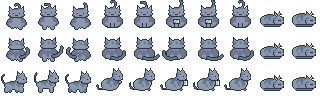
#> input picture webview-ui/src/characters/cats/heavy/blue.blink.png, 320 x 96 px, given in place of pet.png, which was not available
$ python make_cat_poses.py out.png
#> lines starting #> are read from the running program, lines starting #| are printed output that depends on the picture
### scripts/cat-art/make_pet_cat_sheets.py
"""Cat Mode sheets built from the office pet cat's own pixel art (gitcat).

The pet sheet (webview-ui/public/assets/pets/gitcat/pet.png, 96x96) has a
front and a back walk (3 frames, 16x32), a front and a back sitting idle with
a swishing tail (3 frames), and a side walk (3 frames, 32x32). Each coat here
is that cat recoloured (its five colours: outline, fur, dark fur, light
ear/cheek, nose) with its eyes given a colour, laid out as a Cat Mode sheet:
3 direction rows (down, up, right) x 10 frames (walk1-3, type1-2, read1-2,
seated, sleep1-2), every frame 32x32.

  walk      the pet's walk
  type      the pet's sitting idle, tail swishing (frames 0, 1)
  read      the sitting idle with a sheet of paper at its paws
  seated    the sitting idle, frame 0
  sleep     curled up side-on, eyes shut, breathing (drawn here, SLEEP_HEAD);
            the same in every direction row
  side, not walking: the pet has no side sitting pose, so a side walk frame
            stands in

    python make_pet_cat_sheets.py [--preview out.png] [--only a,b] [--scale N]

Writes webview-ui/src/characters/cats/<coat>.png and <coat>.blink.png in
this repo (the sheets the Cat theme uses). Needs Pillow.
"""
import os
import sys

from PIL import Image

FORK = os.path.normpath(os.path.join(os.path.dirname(os.path.abspath(__file__)), "..", ".."))
PET = os.path.join(FORK, "webview-ui", "public", "assets", "pets", "gitcat", "pet.png")
OUT = os.path.join(FORK, "webview-ui", "src", "characters", "cats")
CELL, FRAMES = 32, 10   # walk1-3, type1-2, read1-2, seated, sleep1-2
SIT_LIFT = 3          # sitting frames ride this much higher, so the cat sits on the chair seat

# The pet's colours by role.
OUTLINE, FUR, DARK, LIGHT, NOSE = (18, 14, 20), (62, 54, 54), (34, 30, 30), (194, 177, 169), (202, 113, 159)


def rgba(s):
    s = s.lstrip("#")
    return tuple(int(s[i:i + 2], 16) for i in (0, 2, 4)) + (255,)


# outline, fur, dark fur, light (inner ear), nose, eye
COATS = {
    "ginger":  ["#5a2c12", "#e8954a", "#c06a2a", "#ffd2b0", "#f08aa0", "#7fd04a"],
    "tuxedo":  ["#121216", "#3e3640", "#221e24", "#e6dcd6", "#ca719f", "#a2e35c"],
    "grey":    ["#34363f", "#a3a8b4", "#7d8290", "#f2c6cc", "#e88aa0", "#f2c434"],
    "calico":  ["#4a3a2c", "#f4ece0", "#e0925a", "#f6c2c8", "#e88aa0", "#e8a830"],
    "blue":    ["#2c3444", "#8a98b0", "#6a7890", "#e8c0c8", "#e08aa0", "#f0b030"],
    "siamese": ["#3e2e22", "#eadcc0", "#6a5040", "#f2c8c8", "#d07a8a", "#4aa8f0"],
    "tabby":   ["#36281a", "#a8895e", "#6e5434", "#f0c8b8", "#e08a98", "#9ad04a"],
    "snow":    ["#6a625c", "#fbf9f6", "#ddd7d0", "#f8c4cc", "#f08aa0", "#58b6f0"],
}
PAPER, INK = rgba("#fbfaf6"), rgba("#9aa3b5")


# The pet has no side sitting pose; this one is drawn in its own colours and
# style (a outline, b fur, c dark fur, d light, e nose), the head copied pixel
# for pixel from its side walk: chest up under the head, haunch round, front
# leg straight, tail lying along the floor.
SIDE_SIT = [
    "......................aa........",   # 12
    ".....................aba........",
    "...................aabda........",
    "..................accbda........",
    ".................accbbcca.......",
    ".................abbbbabca......",
    "................abbbbbabba......",
    "...............abbbbbbbbbe......",
    "..............abbbcbbbbbba......",   # 20
    "..............abbbbccbbba.......",
    ".............abbbbbbcaaa........",
    "............abbcbbbbbba.........",
    "...........abbbbcbbbbba.........",
    "......aa..abbbbbbcbbabba........",   # 25: back curving into the haunch; tail tip
    ".....acca.abcbbbbacbabba........",   # the thigh's line, front leg beside; tail curling up
    ".....acaaaabbbbbacbbabba........",
    ".....accccbbbbbaabbaabba........",   # a short tail by the rump (a long one stuck out past the seat)
    "......aaaaaaaaaaaaaaaaaa........",   # 29
]
SIDE_SIT_TOP = 12
SIDE_SIT_PAW = {   # the front paw lifted a little and tucked by the chest (typing)
    24: "...........abbbbcbbbbbba........",
    25: "......aa..abbbbbbcbbbbba........",
    26: ".....acca.abcbbbbacbbaa.........",
    27: ".....acaaaabbbbbacbba...........",
    28: ".....accccbbbbbaabba............",
    29: "......aaaaaaaaaaaaaa............",
}
# The tail's second position (cols 0-10 of rows 25-29): flicked out along the
# floor, its tip curling up further back. Frames alternate it with the curled
# tail above, so a side-seated cat's tail swishes like the front/back sit's.
SIDE_SIT_TAIL_OUT = {
    25: "..........a",
    26: "...aa.....a",
    27: "..accaaaaaa",
    28: "..acccccccb",
    29: "...aaaaaaaa",
}
PET_SYMBOLS = {"a": OUTLINE, "b": FUR, "c": DARK, "d": LIGHT, "e": NOSE}


# [15 lines left out: function side_sit, not called in this run]


# Asleep, curled up side-on (frames 8-9): the side sitting head with its eye shut
# (a lid line), laid low on the front paws, a round loaf of a body behind it and
# the tail wrapped along the front. Columns of the head, rows from its ear tip.
SLEEP_HEAD = {
    0: (22, "aa"),
    1: (21, "aba"),
    2: (19, "aabda"),
    3: (18, "accbda"),
    4: (17, "accbbcca"),
    5: (17, "abbbaabca"),     # the eye shut: a lid line
    6: (16, "abbbbbbbba"),
    7: (15, "abbbbbbbbbe"),   # the nose
    8: (16, "aabbbbbba"),     # chin on the paws
}
SLEEP_BOTTOM = 29             # the floor row, like the side sitting cat


# [74 lines left out: functions sleep_pose, recolour_plain, load_pet, not called in this run]


def eye_pixels(frame, side):
    """Where the pet's eyes are: front, outline-coloured pixels inside the face (fur on
    both sides) in the three rows above the nose, a 1x2 dot each; side, an
    outline-coloured pixel inside the head."""
    w, h = frame.size
    px = lambda x, y: frame.getpixel((x, y))[:3] if frame.getpixel((x, y))[3] else None
    if not side:
        nose = [y for y in range(h) for x in range(w) if px(x, y) == NOSE]
        if not nose:
            return []
        inside = (FUR, DARK)
        return [(x, y) for y in range(nose[0] - 3, nose[0]) for x in range(1, w - 1)
                if px(x, y) == OUTLINE and px(x - 1, y) in inside and px(x + 1, y) in inside]
    for y in range(h):
        for x in range(17, w - 1):
            if px(x, y) == OUTLINE and px(x - 1, y) == FUR and px(x + 1, y) in (FUR, DARK):
                return [(x, y)]
    return []


def recolour(frame, coat, side, blink):
    line, fur, dark, light, nose, eye = (rgba(c) for c in coat)
    roles = {OUTLINE: line, FUR: fur, DARK: dark, LIGHT: light, NOSE: nose}
    out = Image.new("RGBA", frame.size, (0, 0, 0, 0))
    for y in range(frame.height):
        for x in range(frame.width):
            p = frame.getpixel((x, y))
            if p[3]:
                out.putpixel((x, y), roles.get(p[:3], p))
    spots = eye_pixels(frame, side)
    top = min((y for _, y in spots), default=0)
    for x, y in spots:
        # front eyes are 1x2: the iris on top, the pupil (outline) below; shut = fur with a lid line
        if blink:
            out.putpixel((x, y), fur if (not side and y == top) else line)
        elif side or y == top:
            out.putpixel((x, y), eye)
    return out


# [82 lines left out: functions place, with_paper, with_side_paper, build, main, not called in this run]


# [2 lines that do not run on import are left out]

### scripts/cat-art/make_cat_poses.py
"""Cat idle poses for the Cat theme, cut from the pet cat's own side walk.

Earlier drafts drew bodies from ellipses and boxes: twice the walking cat's
size, flat fur, a head too small for them. Here every pose is built from the
pet's side walk frame (webview-ui/public/assets/pets/gitcat/pet.png, row 2):
its head, back stripes, tail and legs are moved as pixel blocks, the gaps
between them filled with fur, and the outline re-traced -- so size, shading
and line match the walking cat exactly.

  sit      side sitting (replaces the old ramp-shaped one)
  groom    2 frames: sitting, a front paw up at the mouth / licking it
  stretch  2 frames: rump up, front half low, forelegs flat out; then a yawn
  bat      2 frames: crouched, a paw raised at a toy / swiped down

    python make_cat_poses.py <preview.png>

Writes the frames in the pet's colours to poses/ beside the preview, and the preview
(walk frame, then the poses, in every coat, x6). Nothing is installed.
"""
import os
import sys

from PIL import Image

HERE = os.path.dirname(os.path.abspath(__file__))
sys.path.insert(0, HERE)
from make_pet_cat_sheets import COATS, DARK, FUR, LIGHT, NOSE, OUTLINE, PET, recolour  # noqa: E402

# letters as the pet's colours are used below: a outline, b dark fur, c fur, d light, e nose
COL = {"a": OUTLINE, "b": DARK, "c": FUR, "d": LIGHT, "e": NOSE}
BY_COLOUR = {v: k for k, v in COL.items()}


def walk_frame(i=0):
#> called with i = 0
    im = Image.open(PET).convert("RGBA").crop((i * 32, 64, i * 32 + 32, 96))
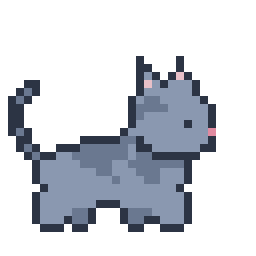
#> im: PIL image 32x32 RGBA (shown 8 times larger); mean R, G, B, A 33, 36.7, 43.5, 80.9; transparent parts drawn white
    g = [["."] * 32 for _ in range(32)]
    for y in range(32):
        for x in range(32):
            p = im.getpixel((x, y))
            if p[3]:
                g[y][x] = BY_COLOUR.get(p[:3], "c")
#> after the loop, g = 32 items
    return g


class Pose:
    def __init__(self):
        self.g = [["."] * 32 for _ in range(32)]
        self.soft = set()  # pixels whose inner outline may be smoothed into fur

    def copy(self, src, x0, y0, x1, y1, dx=0, dy=0, skip=()):
        """Copy src's block [x0..x1] x [y0..y1] shifted by (dx, dy); `skip` letters stay behind."""
        for y in range(y0, y1 + 1):
            for x in range(x0, x1 + 1):
                ch = src[y][x]
                if ch != "." and ch not in skip:
                    tx, ty = x + dx, y + dy
                    if 0 <= tx < 32 and 0 <= ty < 32:
                        self.g[ty][tx] = ch

    def fill(self, pts, ch="c"):
        for x, y in pts:
            if 0 <= x < 32 and 0 <= y < 32:
                self.g[y][x] = ch
                self.soft.add((x, y))

    def poly(self, poly, ch="c"):
        """Fill a polygon (scanline, pixel centres)."""
        ys = [p[1] for p in poly]
        pts = []
        for y in range(min(ys), max(ys) + 1):
            xs = []
            n = len(poly)
            for i in range(n):
                (x1, y1), (x2, y2) = poly[i], poly[(i + 1) % n]
                if (y1 <= y < y2) or (y2 <= y < y1):
                    xs.append(x1 + (y - y1) * (x2 - x1) / (y2 - y1))
            xs.sort()
            for a, b in zip(xs[::2], xs[1::2]):
                pts += [(x, y) for x in range(round(a), round(b) + 1)]
        self.fill(pts, ch)

    def limb(self, pts, toe=True):
        """A 2-px leg along a list of points: fur with an outline, the last point a light toe bean."""
        for x, y in pts:
            self.fill([(x, y), (x, y + 1)], "c")
        if toe:
            x, y = pts[-1]
            self.g[y][x] = "d"

    def heal(self):
        filled = lambda x, y: 0 <= x < 32 and 0 <= y < 32 and self.g[y][x] != "."
        out = [row[:] for row in self.g]
        for y in range(32):
            for x in range(32):
                if not filled(x, y):
                    continue
                edge = not all(filled(x + dx, y + dy) for dx, dy in ((1, 0), (-1, 0), (0, 1), (0, -1)))
                if edge and self.g[y][x] in "bc":  # the nose, ear and toe beans keep their colour
                    out[y][x] = "a"
                elif (x, y) in self.soft and self.g[y][x] == "a":
                    out[y][x] = "c"
        # an outline pixel left inside a soft (filled) area is a seam between parts: fur it
        for y in range(1, 31):
            for x in range(1, 31):
                if out[y][x] == "a" and all(filled(x + dx, y + dy) for dx, dy in ((1, 0), (-1, 0), (0, 1), (0, -1))):
                    near_soft = any((x + dx, y + dy) in self.soft for dx, dy in ((1, 0), (-1, 0), (0, 1), (0, -1)))
                    if near_soft and (x, y) not in self.keep:
                        out[y][x] = "c"
        self.g = out
        return self

    keep = frozenset()

    def image(self):
        img = Image.new("RGBA", (32, 32), (0, 0, 0, 0))
        for y in range(32):
            for x in range(32):
                ch = self.g[y][x]
                if ch in COL:
                    img.putpixel((x, y), COL[ch] + (255,))
        return img


W = walk_frame(0)
#> W = 32 items
# The walk frame's parts (inclusive boxes): head + neck, tail, torso, legs.
HEAD = (16, 12, 25, 22)
TAIL = (3, 12, 8, 18)
TORSO = (6, 17, 21, 24)
HIND = (5, 25, 11, 28)
FRONT = (16, 25, 21, 28)
EYE_AND_JAW = {(22, 17), (22, 18), (17, 20), (18, 20)}  # interior lines in the head to keep


def sit():
    """Sitting side-on: rump on the floor, chest up under a raised head, front legs straight down."""
    p = Pose()
    # haunch and chest, a slope from the rump up to the neck (filled first, the parts go on top)
    p.poly([(7, 28), (7, 23), (9, 20), (13, 19), (16, 17), (20, 17), (21, 22), (20, 28)])
    # the back's dark band and a stripe or two, like the walk's
    p.fill([(9, 21), (10, 20), (11, 20), (12, 20), (13, 20), (14, 19), (15, 18)], "b")
    p.fill([(10, 24), (11, 23), (13, 24), (12, 25)], "b")
    p.copy(W, *HEAD, dx=-1, dy=-4)                   # head raised
    p.copy(W, *FRONT, dx=0, dy=0)                    # front legs straight down under the chest
    p.copy(W, 6, 26, 10, 28, dx=0, dy=0)             # hind paw tucked at the rump
    # tail lying along the floor behind
    p.fill([(x, 27) for x in range(2, 8)], "c")
    p.fill([(x, 26) for x in range(2, 4)], "b")
    p.keep = frozenset((x - 1, y - 4) for x, y in EYE_AND_JAW)
    return p.heal()


def groom(frame):
    """Sitting, the near front paw lifted to the mouth (0), then licked: paw lower, tongue out (1)."""
    p = sit()
    g = p.g
    # take the near front leg off the floor: the far one stays
    for y in range(25, 29):
        for x in range(19, 22):
            g[y][x] = "."
    lift = 0 if frame == 0 else 1
    p.limb([(19, 23), (20, 22), (21, 21), (22, 20 + lift), (23, 19 + lift)])
    if frame == 1:
        g[18][24] = "e"  # tongue on the paw
    return p.heal()


def stretch(frame):
    """Play bow: rear half as in the walk, front half lowered, forelegs flat out along the floor."""
    p = Pose()
    p.copy(W, 3, 12, 13, 28, dx=0, dy=-1)                       # tail, rump, hind legs
    p.copy(W, 14, 12, 25, 24, dx=3, dy=5)                       # shoulders + head, low and forward
    p.poly([(12, 16), (17, 21), (20, 27), (12, 24)])            # the back sloping down between them
    p.limb([(x, 26) for x in range(18, 30)], toe=True)          # forelegs out on the floor
    for x in range(19, 29):
        p.g[27][x] = "b"                                        # the far foreleg, darker
    p.keep = frozenset((x + 3, y + 5) for x, y in EYE_AND_JAW)
    p.heal()
    if frame == 1:  # yawn: the mouth drops open, pink inside
        nx, ny = 25 + 3, 19 + 5
        for (x, y, ch) in ((nx - 1, ny + 1, "e"), (nx - 2, ny + 1, "e"), (nx, ny + 1, "a"), (nx - 1, ny + 2, "a")):
            p.g[y][x] = ch
    return p


def bat(frame):
    """Crouched: the walk lowered onto its belly, tail up; a paw raised (0) or swiped down (1)."""
    p = Pose()
    p.copy(W, 3, 12, 25, 24, dx=0, dy=3)                        # whole cat, legs folded under
    p.fill([(x, 28) for x in range(7, 21)], "c")                # belly on the floor
    if frame == 0:  # reaching up past the chin
        p.limb([(21, 25), (22, 24), (23, 23), (24, 22), (25, 21), (26, 20), (27, 19)])
    else:           # swiped down onto the floor in front
        p.limb([(21, 26), (22, 26), (23, 27), (24, 27), (25, 27), (26, 27), (27, 27), (28, 27)])
    p.keep = frozenset((x, y + 3) for x, y in EYE_AND_JAW)
    return p.heal()


def main():
    out = sys.argv[1]
    raw = os.path.join(os.path.dirname(os.path.abspath(out)), "poses")
    os.makedirs(raw, exist_ok=True)
    poses = [("sit", sit())] + [(f"groom_{i}", groom(i)) for i in (0, 1)] \
        + [(f"stretch_{i}", stretch(i)) for i in (0, 1)] + [(f"bat_{i}", bat(i)) for i in (0, 1)]
    walk = Pose()
    walk.g = [row[:] for row in W]
    cols = [("walk", walk)] + poses
    for name, p in poses:
        p.image().save(os.path.join(raw, name + ".png"))
    S, pad = 6, 8
    Wd = len(cols) * (32 * S + pad)
    H = len(COATS) * (24 * S + pad)
    sheet = Image.new("RGBA", (Wd, H), (150, 104, 66, 255))
    for r, coat in enumerate(COATS.values()):
        for c, (_, p) in enumerate(cols):
            img = recolour(p.image(), coat, True, False).crop((0, 8, 32, 32))
            sheet.alpha_composite(img.resize((32 * S, 24 * S), Image.NEAREST), (c * (32 * S + pad), r * (24 * S + pad)))
    sheet.save(out)
    print("wrote", len(poses), "poses; preview", out)


if __name__ == "__main__":
    main()
#> the loop in main, `for name, p in poses:` made 7 passes
#> pass 1, in main, `p.image().save(os.path.join(raw, name + ".png"))`:
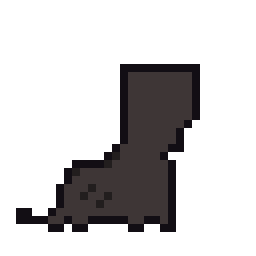
#> saved as sit.png: PIL image 32x32 RGBA (shown 8 times larger); mean R, G, B, A 11.4, 9.9, 10.3, 60.8; transparent parts drawn white
#> pass 2, in main, `p.image().save(os.path.join(raw, name + ".png"))`:
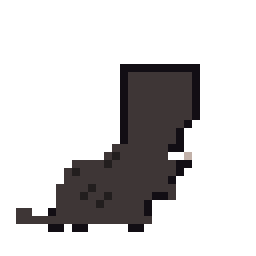
#> saved as groom_0.png: PIL image 32x32 RGBA (shown 8 times larger); mean R, G, B, A 12.4, 10.7, 11, 59; transparent parts drawn white
#> in main, `sheet = Image.new("RGBA", (Wd, H), (150, 104, 66, 255))`:
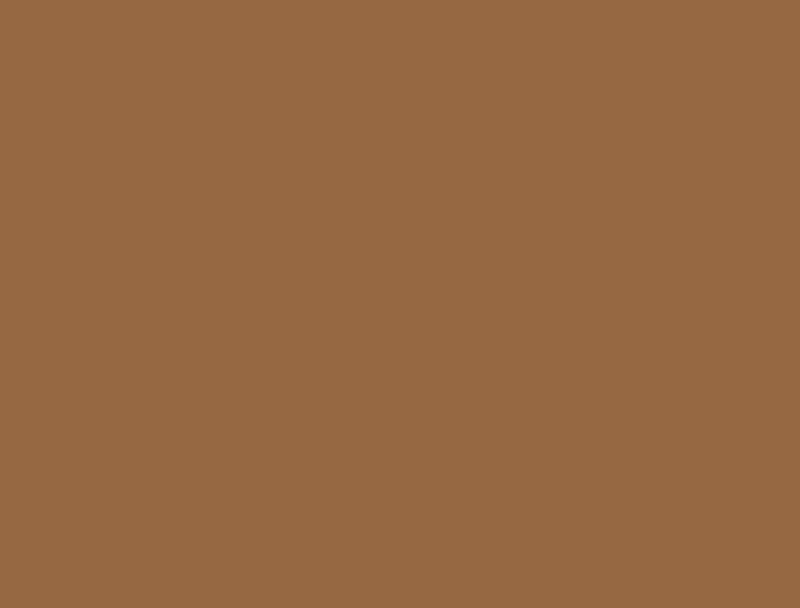
#> sheet: PIL image 1600x1216 RGBA (shown at 1/2 size); mean R, G, B, A 150, 104, 66, 255
#> the loop in main, `for r, coat in enumerate(COATS.values()):` made 8 passes
#> after the loop in main, `for r, coat in enumerate(COATS.values()):`:
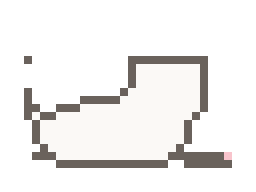
#> img: PIL image 32x24 RGBA (shown 8 times larger); mean R, G, B, A 63, 61.7, 60.5, 78.4; transparent parts drawn white
#> after the loop in main, `for r, coat in enumerate(COATS.values()):`:
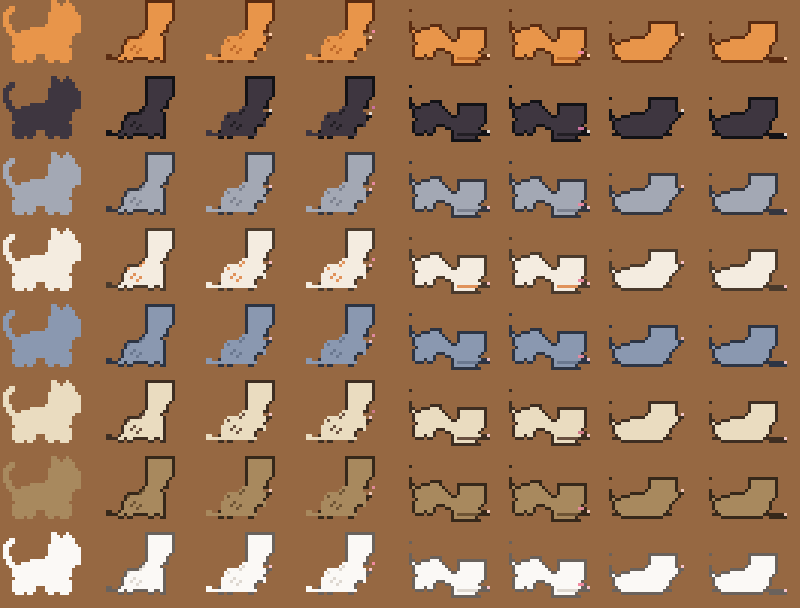
#> sheet: PIL image 1600x1216 RGBA (shown at 1/2 size); mean R, G, B, A 152.3, 115.6, 85.4, 255

$ run again, on webview-ui/src/characters/cats/heavy/blue.png
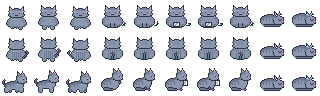
#> input picture webview-ui/src/characters/cats/heavy/blue.png, 320 x 96 px, given in place of pet.png, which was not available
#> in walk_frame, `im = Image.open(PET).convert("RGBA").crop((i * 32, 64, i * 32 + 32, 96))`:
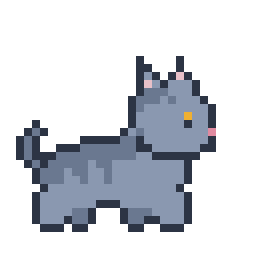
#> im: PIL image 32x32 RGBA (shown 8 times larger); mean R, G, B, A 32.5, 36, 42.5, 78.4; transparent parts drawn white
#> after the loop in walk_frame, `for y in range(32):`: g = 32 items
#> the loop in main, `for r, coat in enumerate(COATS.values()):` made 8 passes
#> after the loop in main, `for r, coat in enumerate(COATS.values()):`:
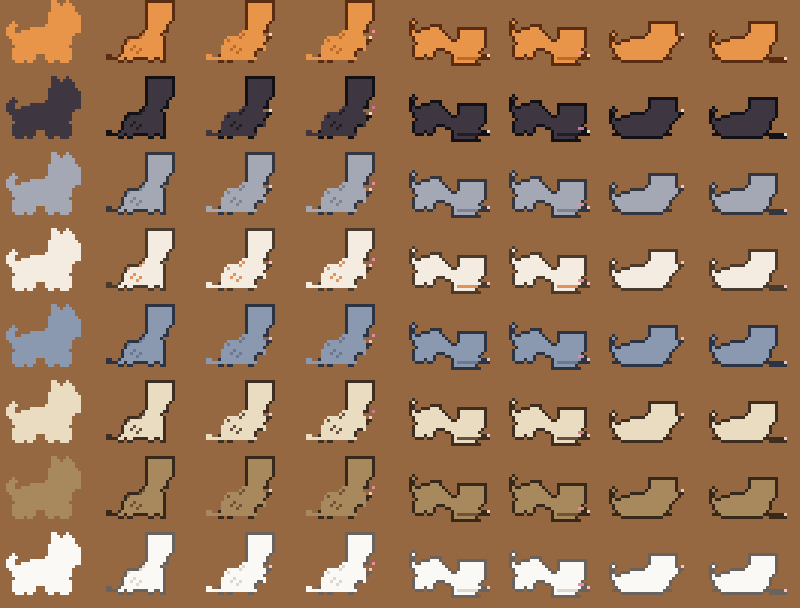
#> sheet: PIL image 1600x1216 RGBA (shown at 1/2 size); mean R, G, B, A 152.2, 115.6, 85.4, 255
